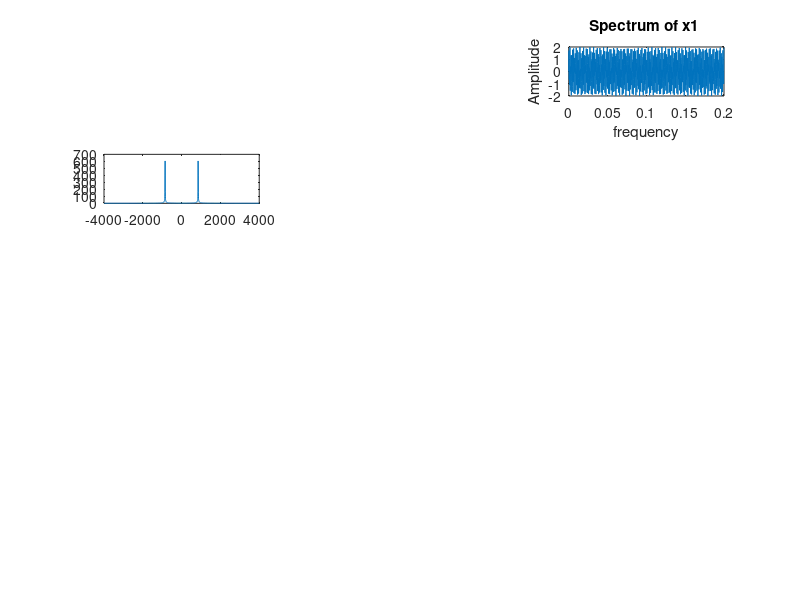

The MATLAB source for this figure: (Note: this script raises an error after producing the figure.)
f1 = 852;
f2=1477;
fs = 8000;
n = 1600;
t = (0:(n-1))/fs;
f = (-n/2:n/2-1) * (fs/n);

x1 =@(t)sin(2*pi*f1*t);
% subplot(5,3,1);
% plot(t,x1(t));
% title('x1 =sin(2*pi*f1*t)');
% xlabel('Time');
% ylabel('Amplitude');
% sound(x1(t));

x2 = @(t)sin(2*pi*f2*t);
% subplot(5,3,2);
% plot(t,x2(t));
% xlabel('Time');
% ylabel('Amplitude');
% title('x2 =sin(2*pi*f2*t)');
%  sound(x2(t));
 
x =@(t)((sin(2*pi*f1*t)+sin(2*pi*f2*t)));
subplot(5,3,3);
plot(t,x(t));
xlabel('Time');
ylabel('Amplitude');
title('x =(sin(2*pi*f1*t) + sin(2*pi*f2*t))');
sound(x(t)); 

%Fourier Transform

 s1 = abs(fft(x1(t))); 
 title('Spectrum of x1 ');
 xlabel('frequency');
 ylabel('Amplitude');
 s1shift = fftshift(s1);
 subplot(5,3,4);
 plot(f,s1shift);
 

 s2 = abs(fft(x2)); 
 title('Spectrum of x2 ');
 xlabel('frequency');
 ylabel('Amplitude');
 s2shift = fftshift(s2);
 subplot(5,3,5);
 plot(f,s2shift);
 
 
 s3 = abs(fft(x)); 
 title('Spectrum of x ');
 xlabel('frequency');
 ylabel('Amplitude');
 s3shift = fftshift(s3);
 subplot(5,3,6);
 plot(f,s3shift);
 
 
 
   

 

     